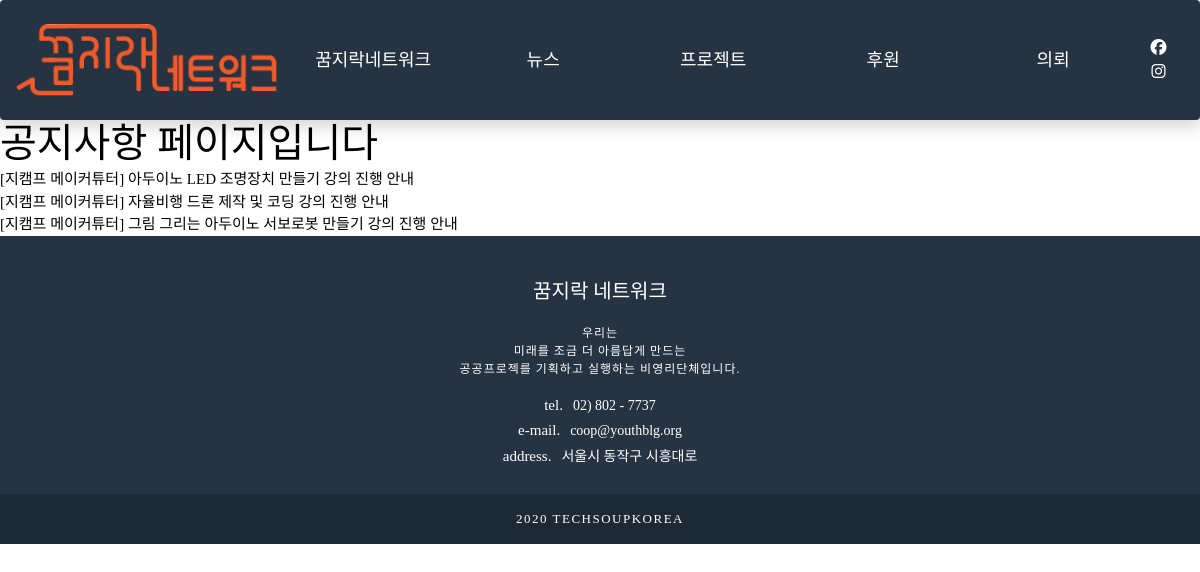
Before: /notice/ with the older database file.
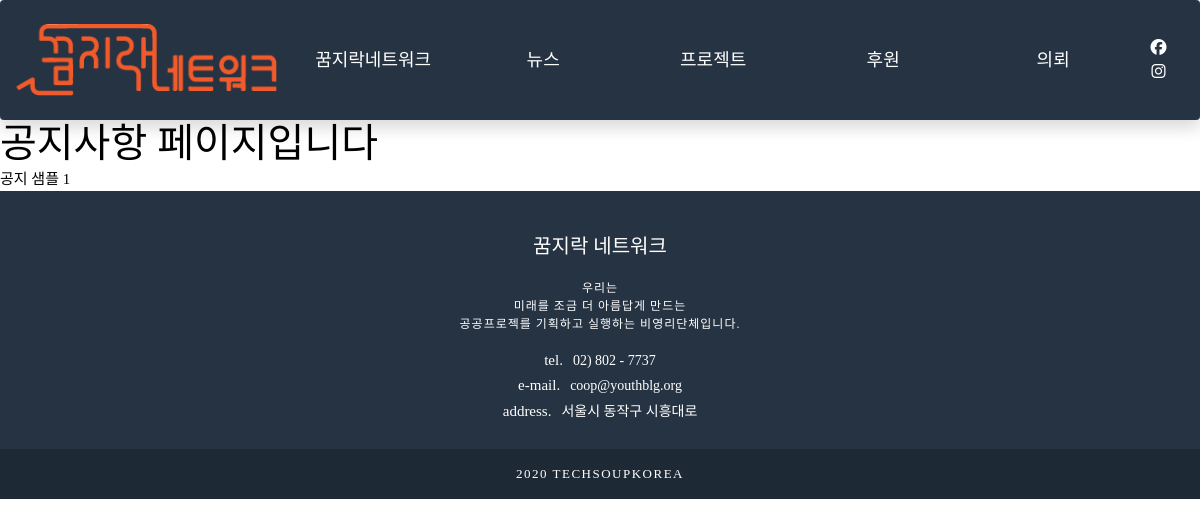
After: the same page with the newer database file.
### community/models.py (models this page shows, shortened)
class Notice(models.Model):
    postname = models.CharField(max_length=50)
    mainphoto = models.ImageField(blank=True, null=True)
    contents = models.TextField()

### community/views.py (the view)
# urls.py: path('notice/', views.notice),
def notice(request):
    noticelist = Notice.objects.all()
    return render(request, 'notice.html', {'noticelist':noticelist})

### community/templates/notice.html
{% extends 'base.html' %}
{% block content %}
<div class="wrap">
    <div class="board">
        <div class="board_container" style='color:black'>
            <h1 style='color:black'>공지사항 페이지입니다</h1>
            <table>
                {% for list in noticelist %}
                    <ul>
                        <li><a href="{{list.pk}}/" style='color:black'>{{list.postname}}</a></li>
                    </ul>
                {% endfor %}
                </table>
        </div>
    </div>
</div>
{% endblock %}

Changed rows visible on the page:
removed Notice: postname "[지캠프 메이커튜터] 아두이노 LED 조명장치 만들기 강의 진행 안내"
removed Notice: postname "[지캠프 메이커튜터] 자율비행 드론 제작 및 코딩 강의 진행 안내"
removed Notice: postname "[지캠프 메이커튜터] 그림 그리는 아두이노 서보로봇 만들기 강의 진행 안내"
added Notice: postname "공지 샘플 1"
